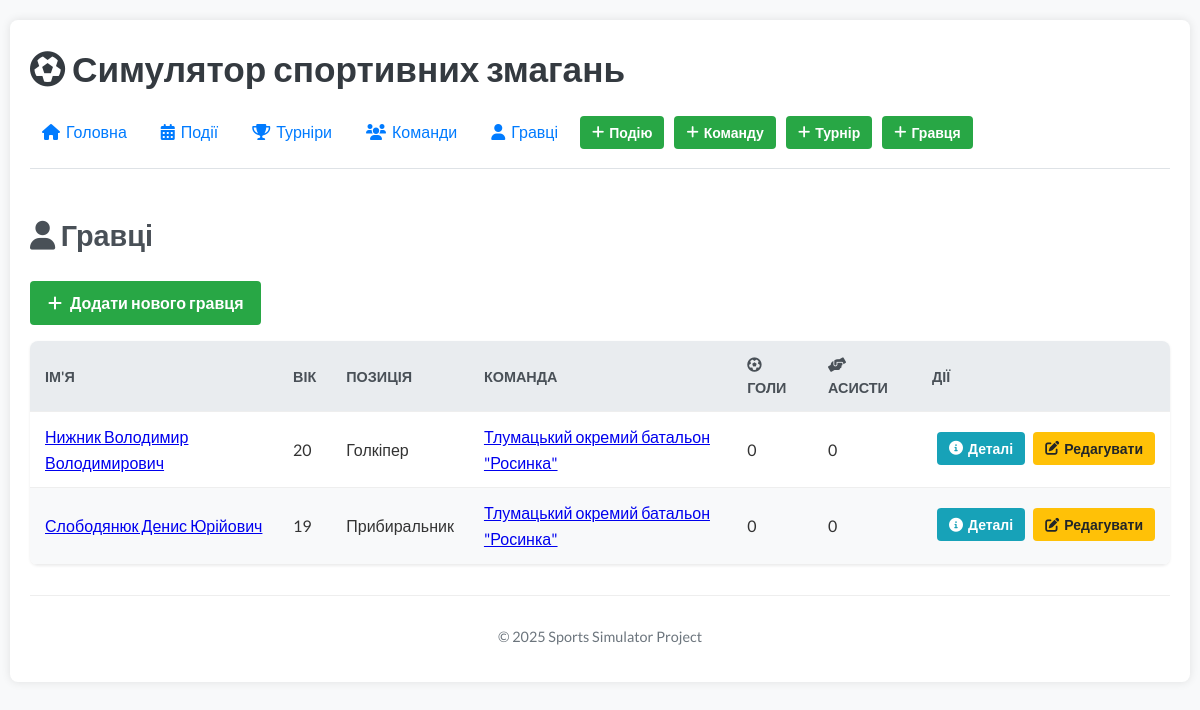
The app's page /simulator/players/, older data.
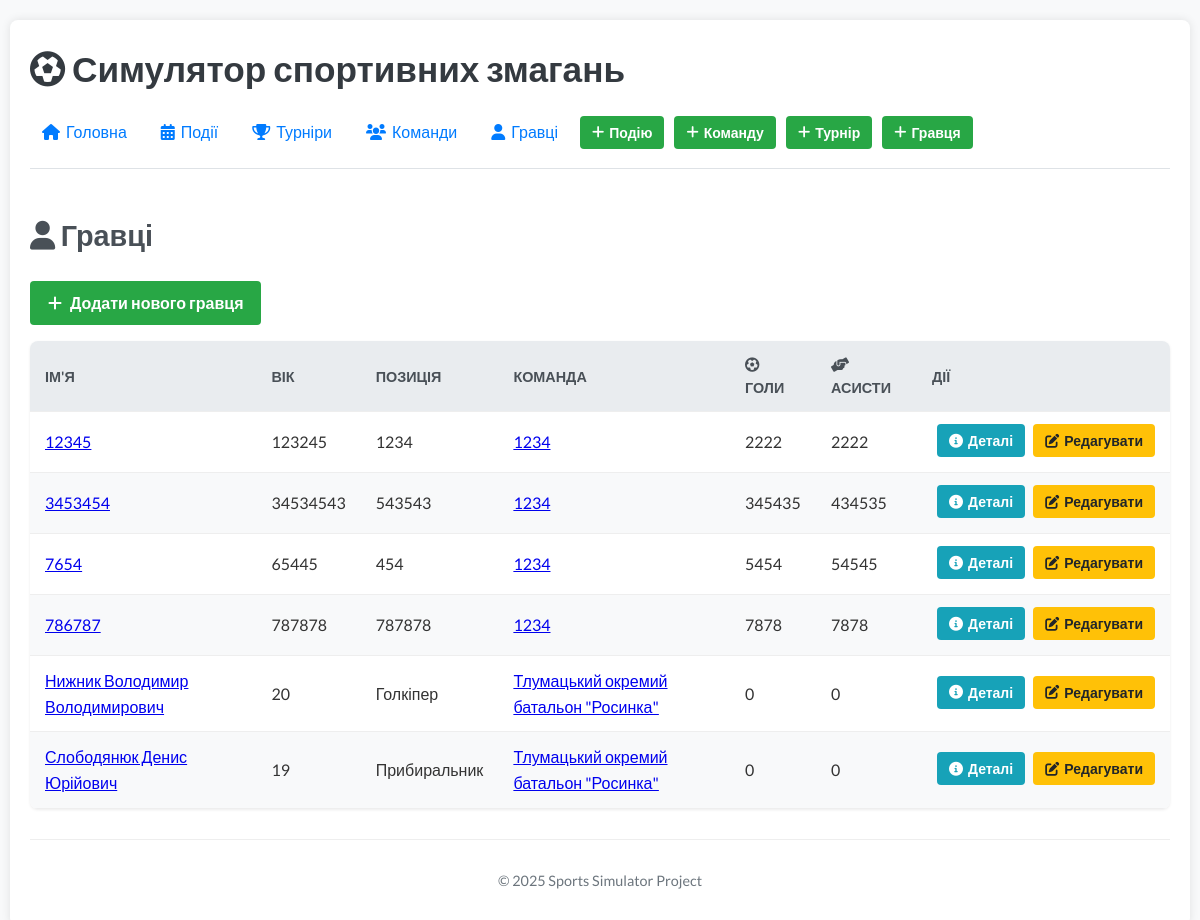
The same page, newer data.
### simulator/models.py (models this page shows, shortened)
class BaseUUIDModel(models.Model):
    id = models.UUIDField(primary_key=True, default=uuid.uuid4, editable=False)
    class Meta:
        abstract = True

class Player(BaseUUIDModel):
    name = models.CharField(max_length=200, verbose_name="Ім'я")
    age = models.PositiveIntegerField(verbose_name="Вік")
    position = models.CharField(max_length=100, blank=True, null=True, verbose_name="Позиція")
    team = models.ForeignKey(
        'Team',
        on_delete=models.SET_NULL,
        null=True,
        blank=True,
        related_name='players',
        verbose_name="Команда"
    )
    class Meta:
        verbose_name = "Гравець"
        verbose_name_plural = "Гравці"
        ordering = ['name']

class Team(BaseUUIDModel):
    name = models.CharField(max_length=200, unique=True, verbose_name="Назва команди")
    coach = models.CharField(max_length=200, blank=True, null=True, verbose_name="Тренер")
    class Meta:
        verbose_name = "Команда"
        verbose_name_plural = "Команди"
        ordering = ['name']

class PlayerStatistics(BaseUUIDModel):
    player = models.OneToOneField(
        'Player',
        on_delete=models.CASCADE,
        related_name='statistics',
        verbose_name="Гравець"
    )
    games_played = models.PositiveIntegerField(default=0, verbose_name="Зіграно матчів")
    goals = models.PositiveIntegerField(default=0, verbose_name="Голи")
    assists = models.PositiveIntegerField(default=0, verbose_name="Асисти")
    class Meta:
        verbose_name = "Статистика гравця"
        verbose_name_plural = "Статистики гравців"
        constraints = [
            models.UniqueConstraint(fields=['player'], name='unique_player_stats')
        ]

### simulator/views.py (the view)
# urls.py: path('players/', views.player_list, name='player_list'),
def player_list(request):
    players = Player.objects.select_related('team', 'statistics').order_by('name')
    return render(request, 'simulator/player_list.html', {'players': players})

### simulator/templates/simulator/player_list.html (shortened to what this page needs)
{% extends 'simulator/base.html' %}
{% block content %}
<h2><i class="fas fa-user"></i> Гравці</h2>
<a href="{% url 'simulator:player_create' %}" class="btn btn-success mb-3"><i class="fas fa-plus"></i> Додати нового гравця</a>
{% if players %}
    <table>
        <thead>
            <tr>
                <th>Ім'я</th>
                <th>Вік</th>
                <th>Позиція</th>
                <th>Команда</th>
                <th><i class="fas fa-futbol"></i> Голи</th>
                <th><i class="fas fa-hands-helping"></i> Асисти</th>
                <th>Дії</th>
            </tr>
        </thead>
        <tbody>
            {% for player in players %}
            <tr>
                <td><a href="{% url 'simulator:player_detail' player.id %}">{{ player.name }}</a></td>
                <td>{{ player.age }}</td>
                <td>{{ player.position|default:"N/A" }}</td>
                <td>{% if player.team %}<a href="{% url 'simulator:team_detail' player.team.id %}">{{ player.team.name }}</a>{% else %}Вільний агент{% endif %}</td>
                <td>{{ player.statistics.goals|default:0 }}</td>
                <td>{{ player.statistics.assists|default:0 }}</td>
                <td>
                    <a href="{% url 'simulator:player_detail' player.id %}" class="btn btn-small btn-info"><i class="fas fa-info-circle"></i> Деталі</a>
                    <a href="{% url 'simulator:player_update' player.id %}" class="btn btn-small btn-warning"><i class="fas fa-edit"></i> Редагувати</a>
                </td>
            </tr>
            {% endfor %}
        </tbody>
    </table>
{% else %}
    <p>Ще немає жодного гравця.</p>
{% endif %}
{% endblock %}

### simulator/templates/simulator/base.html (shortened to what this page needs)
{% load static %}
<!DOCTYPE html>
<html lang="uk">
<head>
    <link rel="stylesheet" href="https://cdnjs.cloudflare.com/ajax/libs/font-awesome/6.0.0/css/all.min.css" />
    <link rel="stylesheet" type="text/css" href="{% static 'simulator/css/style.css' %}">
</head>
<body>
    <div class="container">
        <header>
            <h1><i class="fas fa-futbol"></i> Симулятор спортивних змагань</h1>
            <nav>
                <ul>
                    <li><a href="{% url 'simulator:index' %}"><i class="fas fa-home"></i> Головна</a></li>
                    <li><a href="{% url 'simulator:event_list' %}"><i class="fas fa-calendar-alt"></i> Події</a></li>
                    <li><a href="{% url 'simulator:tournament_list' %}"><i class="fas fa-trophy"></i> Турніри</a></li>
                    <li><a href="{% url 'simulator:team_list' %}"><i class="fas fa-users"></i> Команди</a></li>
                    <li><a href="{% url 'simulator:player_list' %}"><i class="fas fa-user"></i> Гравці</a></li>
                    <li><a href="{% url 'simulator:event_create' %}" class="btn btn-small btn-success"><i class="fas fa-plus"></i> Подію</a></li>
                    <li><a href="{% url 'simulator:team_create' %}" class="btn btn-small btn-success"><i class="fas fa-plus"></i> Команду</a></li>
                    <li><a href="{% url 'simulator:tournament_create' %}" class="btn btn-small btn-success"><i class="fas fa-plus"></i> Турнір</a></li>
                     <li><a href="{% url 'simulator:player_create' %}" class="btn btn-small btn-success"><i class="fas fa-plus"></i> Гравця</a></li>
                </ul>
            </nav>
        </header>
        <main>
            {% block content %}
            {% endblock %}
        </main>
        <footer style="text-align: center; margin-top: 30px; padding-top: 15px; border-top: 1px solid #eee; font-size: 0.9em; color: #6c757d;">
            <p>&copy; {% now "Y" %} Sports Simulator Project</p>
        </footer>
    </div>
</body>
</html>

### simulator/static/simulator/css/style.css (style rules this page uses)
body { font-family: 'Lato', sans-serif; line-height: 1.6; margin: 0; padding: 0; background-color: #f8f9fa; color: #333; }
.container { max-width: 1140px; margin: 20px auto; padding: 20px; background-color: #fff; box-shadow: 0 0 10px rgba(0,0,0,0.1); border-radius: 8px; }
header { border-bottom: 1px solid #dee2e6; margin-bottom: 20px; padding-bottom: 15px; }
header h1 { margin: 0 0 15px 0; color: #343a40; }
nav ul { list-style: none; padding: 0; margin: 0; display: flex; flex-wrap: wrap; gap: 10px; align-items: center; }
nav ul li { display: inline; }
nav a { text-decoration: none; color: #007bff; padding: 8px 12px; border-radius: 4px; transition: background-color 0.2s ease, color 0.2s ease; display: inline-flex; align-items: center; }
nav a .fas, nav a .fa { margin-right: 6px; }
h1, h2, h3, h4, h5, h6 { font-weight: 700; color: #495057; margin-top: 1.5em; margin-bottom: 0.8em; }
h1 { font-size: 2.2em; }
h2 { font-size: 1.8em; }
table { border-collapse: separate; border-spacing: 0; width: 100%; margin-bottom: 20px; box-shadow: 0 1px 3px rgba(0,0,0,0.08); border-radius: 8px; overflow: hidden; }
th, td { padding: 12px 15px; text-align: left; border-bottom: 1px solid #eee; vertical-align: middle; }
th { background-color: #e9ecef; font-weight: bold; text-transform: uppercase; font-size: 0.9em; color: #495057; }
tbody tr:nth-child(even) { background-color: #f8f9fa; }
tbody tr td:last-child { white-space: nowrap; text-align: right; }
td .btn { margin-bottom: 3px; margin-left: 5px; }
.btn { padding: 10px 18px; color: white !important; border: none; cursor: pointer; border-radius: 4px; text-decoration: none !important; display: inline-flex; align-items: center; justify-content: center; transition: background-color 0.2s ease, box-shadow 0.2s ease; font-weight: 600; text-align: center; vertical-align: middle; line-height: 1.5; }
.btn .fas, .btn .fa { margin-right: 8px; vertical-align: middle; }
.btn-success { background-color: #28a745; }
.btn-warning { background-color: #ffc107; color: #212529 !important; }
.btn-info { background-color: #17a2b8; }
.btn-small { padding: 6px 12px; font-size: 0.875em; }
.btn-small .fas, .btn-small .fa { margin-right: 5px; }
.mb-3 { margin-bottom: 1rem !important; }

Row changes from the older to the newer data that the page shows:
added Player: name "12345", age "123245", position "1234", team.name "1234", statistics.goals "2222", statistics.assists "2222"
added Player: name "3453454", age "34534543", position "543543", team.name "1234", statistics.goals "345435", statistics.assists "434535"
added Player: name "7654", age "65445", position "454", team.name "1234", statistics.goals "5454", statistics.assists "54545"
added Player: name "786787", age "787878", position "787878", team.name "1234", statistics.goals "7878", statistics.assists "7878"
